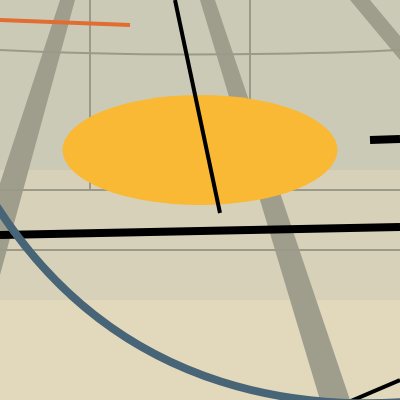
Frame 1 (no input)
Frame 60 (no input): identical to frame 1, image omitted
Frame 120 (the mouse pressed at the canvas centre since frame 60): identical to frame 1, image omitted

The p5.js sketch that drew this single still picture (run headless with seeded random() and noise() and a simulated clock; from frame 60 on, the mouse is pressed at the canvas centre):

// p5.js sketch
// ── sketch.js
function setup() {
  createCanvas(400, 400);
}

function draw() {
  // Background
  strokeCap(SQUARE)
  fill('#cbcab6')
  noStroke()
  rect(0,0,width, 170)
  fill('#d7d1b9')
  rect(0,170,width, height)
  fill('#e2d8bc')
  rect(0,300,width, height)
  // Thick Dark Grey Stripes
  fill('#9f9e8c')
  beginShape()
  vertex(200,0)
  vertex(320,height)
  vertex(350,height)
  vertex(215,0)
  endShape(CLOSE)
  beginShape()
  vertex(60,0)
  vertex(-30,275)
  vertex(0,275)
  vertex(75,0)
  endShape(CLOSE)
  beginShape()
  vertex(350,0)
  vertex(width,60)
  vertex(width+20,60)
  vertex(370,0)
  endShape(CLOSE)
  // Dark Grey Lines
  stroke('#9b9a88')
  strokeWeight(2)
  line(0,250,width,250)
  line(0,190,width,190)
  line(250,0,250,190)
  line(90,0,90,190)
  noFill()
  bezier(0,50,200,60,width,50,width,50)
  // Orange Line
  stroke('#e16d33')
  strokeWeight(4)
  line(0,20,130,25)
  // Yellow Ellipse
  noStroke()
  fill('#f9b934')
  ellipse(200,150,275,110)
  noFill()
  // Black Lines
  stroke(0)
  line(175,0,220,213)
  line(330,height + 10,width,380)
  strokeWeight(8)
  line(0,235,width,227)
  line(370,140,width,139)
  // Blue Curve
  stroke('#486577')
  bezier(-30,160,120,height + 50,width,height,width + 40,height)
  
  
  
  
  
}
